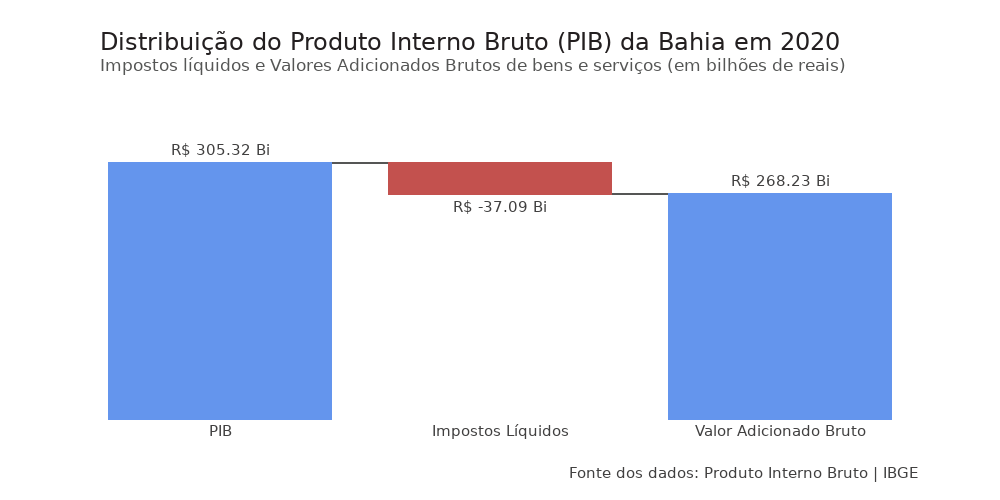

The code cell stored with this chart in its notebook:
### Markdown cell above
#### Gerando o gráfico

### Code cell
## Configurando o gráfico com parâmetros que potencializam a visualização dos dados

# Importando as bibliotecas
import plotly.graph_objects as go

# Gerando o gráfico de cascata
fig = go.Figure( go.Waterfall(name = "", orientation = "v", measure = bahia["Medidas"],
                             x = bahia["Indicadores"],  y = bahia["Valores"],
                             text = bahia["Valores_str"], textposition = "outside",
                             connector_line = dict(color = CINZA3),
                             totals_marker = dict(color = AZUL3),
                             decreasing_marker = dict(color = VERMELHO1)
                             )
              )

# Personalizando o gráfico
fig.update_layout(width=1000, height=500, font_family = 'DejaVu Sans', font_size=15,
                  font_color= CINZA2, title_font_color= CINZA1, title_font_size=24,
                  title_text='Distribuição do Produto Interno Bruto (PIB) da Bahia em 2020' +
                             '<br><sup size=1 style="color:#555655">Impostos líquidos e Valores ' +
                              'Adicionados Brutos de bens e serviços (em bilhões de reais)</sup>',
                  title_pad_l = 50, plot_bgcolor= BRANCO, yaxis_range=[0,380e9], hovermode="closest")

# Retirando os ticks do eixo y
fig.update_yaxes(showticklabels=False)

# Dados ao passar o mouse
fig.update_traces(hovertemplate = "<b>%{x}</b> = %{text}")

fig.add_annotation(text='Fonte dos dados: <a href="https://sidra.ibge.gov.br/pesquisa/pib-munic/tabelas">Produto Interno Bruto | IBGE</a>',
                   align="left", xref="paper", yref = "paper", x=1, y=-0.2, showarrow=False)

fig.show()

### Figure 1 — Plotly figure (JSON) as saved in the notebook; plotly's stock layout.template omitted (floating-point values rounded to 4 significant figures)
{"data": [{"connector": {"line": {"color": "#555655"}}, "decreasing": {"marker": {"color": "#C3514E"}}, "hovertemplate": "<b>%{x}</b> = %{text}", "measure": ["absolute", "relative", "total"], "name": "", "orientation": "v", "text": ["R$ 305.32 Bi", "R$ -37.09 Bi", "R$ 268.23 Bi"], "textposition": "outside", "totals": {"marker": {"color": "#6495ED"}}, "type": "waterfall", "x": ["PIB", "Impostos Líquidos", "Valor Adicionado Bruto"], "y": [305320812691, -37094030606, 268226782074]}], "layout": {"annotations": [{"align": "left", "showarrow": false, "text": "Fonte dos dados: <a href=\"https://sidra.ibge.gov.br/pesquisa/pib-munic/tabelas\">Produto Interno Bruto | IBGE</a>", "x": 1, "xref": "paper", "y": -0.2, "yref": "paper"}], "font": {"color": "#414040", "family": "DejaVu Sans", "size": 15}, "height": 500, "hovermode": "closest", "plot_bgcolor": "#FFFFFF", "title": {"font": {"color": "#231F20", "size": 24}, "pad": {"l": 50}, "text": "Distribuição do Produto Interno Bruto (PIB) da Bahia em 2020<br><sup size=1 style=\"color:#555655\">Impostos líquidos e Valores Adicionados Brutos de bens e serviços (em bilhões de reais)</sup>"}, "width": 1000, "yaxis": {"range": [0, 380000000000], "showticklabels": false}}}
